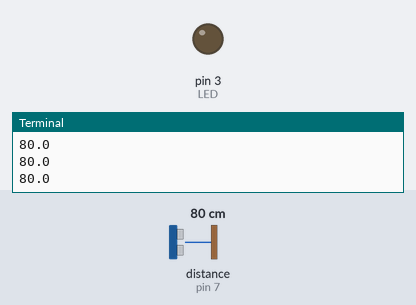
Recording of a program running on a simulated Raspberry Pi (header pin numbers). On the bench: output pins drawn as LEDs (lit = HIGH), the last lines printed to the terminal. The test bench sets the inputs (shaded band); at power-on: distance to the obstacle (sensor on pin 7) 80 cm. The echo pulse lasts 58.3 µs per cm; the clock reads 2024-03-15 10:24:30 at power-on unless the program sets it; pins used as bus, display or sensor lines are not drawn.

Above: at 3.2 s.
3.3 s: distance to the obstacle (sensor on pin 7) set to 2 cm
At 3.9 s:
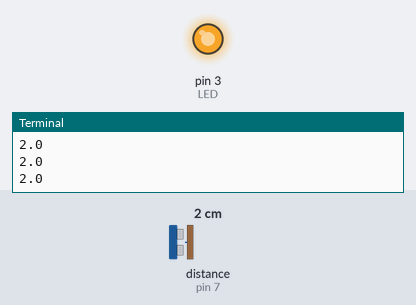
4.8 s: distance to the obstacle (sensor on pin 7) set to 4 cm
At 5.5 s:
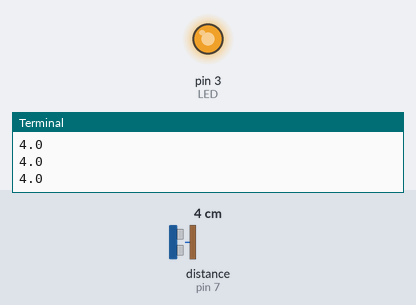
6.3 s: distance to the obstacle (sensor on pin 7) set to 18 cm
At 7.1 s:
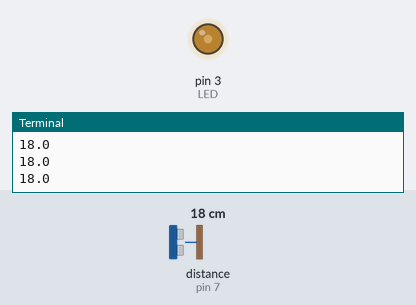
Timing chart, 0 to 9.3 s (numbered marks = the images above; inputs shaded):
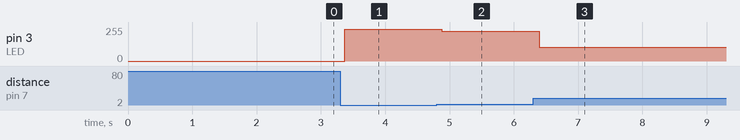

The program:

pwm.py
```python
import RPi.GPIO as GPIO
import time

GPIO.setmode(GPIO.BOARD)
GPIO.setwarnings(False)

def resetDistanceSensor():
	GPIO.setup(ECHO,GPIO.OUT)
	GPIO.output(ECHO, GPIO.LOW)
	GPIO.setup(ECHO,GPIO.IN)

#Designate pins
LED = 3
TRIG = 5
ECHO = 7
#Eable pins
GPIO.setup(TRIG,GPIO.OUT)
GPIO.setup(LED, GPIO.OUT)
GPIO.setup(ECHO,GPIO.IN)
GPIO.output(TRIG, False)
print "Waiting For Sensor To Settle"
time.sleep(2)

pi_pwm = GPIO.PWM(LED,700)		#create PWM instance with frequency
pi_pwm.start(0)				#start PWM of required Duty Cycle


def ReadDistance():

	GPIO.output(TRIG, True)
	time.sleep(0.00001)
	GPIO.output(TRIG, False)
	pulse_start = time.time()


	timeoutTime = time.time() + 0.5

	while(GPIO.input(ECHO)==0 and (time.time() < timeoutTime)):
		pulse_start = time.time()

	while(GPIO.input(ECHO)==1 and (time.time() < timeoutTime)):
		pulse_end = time.time()

	if(time.time() > timeoutTime):
		#timeout Caught
		print("timeout caught")
		resetDistanceSensor()
		return ReadDistance()

	distance = round(((pulse_end - pulse_start)* 17150), 0)

	if(distance <= 0):
		#exception Caught Reset
		print("exception caught")
		resetDistanceSensor()
		return ReadDistance()

	if(distance > 2000):
		#exception Caught Reset
		print("exception caught")
		resetDistanceSensor()
		return ReadDistance()

	return distance

while(True):
	maxDistance = 30
	distance = ReadDistance()
	print(distance)

	if(distance > maxDistance):
		pi_pwm.ChangeDutyCycle(0)
	else:
		if(distance > 0):
			closeness = int(round( (100-(distance/maxDistance)*100) ,0) )
			pi_pwm.ChangeDutyCycle(closeness)
	time.sleep(0.1)

GPIO.cleanup()
```

Measured:
- after the input at 3.3 s, pin 3 (LED): 0/255 → 237/255 after 0.07 s
- after the input at 4.8 s, pin 3 (LED): 237/255 → 222/255 after 0.08 s
- after the input at 6.3 s, pin 3 (LED): 222/255 → 102/255 after 0.09 s
